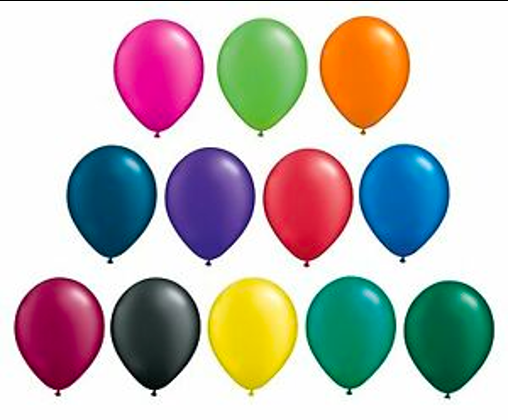
#> input picture opencv-basic/img/balloon.png, 508 x 420 px
$ python flipImage.py
#> lines starting #> are read from the running program, lines starting #| are printed output that depends on the picture
import cv2
import imutils

filepath = './img/balloon.png'

image = cv2.imread(filepath)
#> image is the input picture: shape (420, 508, 3); mean B, G, R 182.3, 185.9, 190.7

cv2.imshow("Original Image", image)
cv2.waitKey()

image_rotate = imutils.rotate(image, 45)  # Nguoc chieu kim dong ho
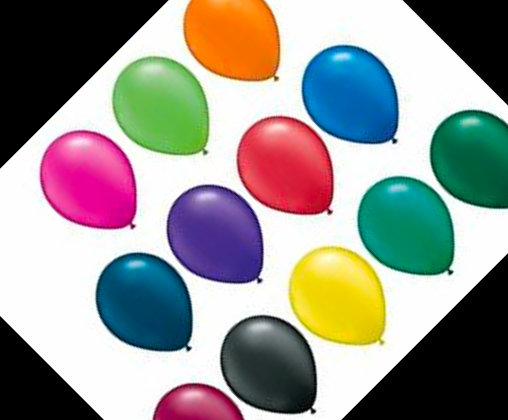
#> image_rotate: shape (420, 508, 3); mean B, G, R 143, 147.3, 149
cv2.imshow("Resized Image", image_rotate)
cv2.waitKey()

cv2.destroyAllWindows()

$ run again, with opencv-basic/img/group_people.png copied over opencv-basic/img/balloon.png
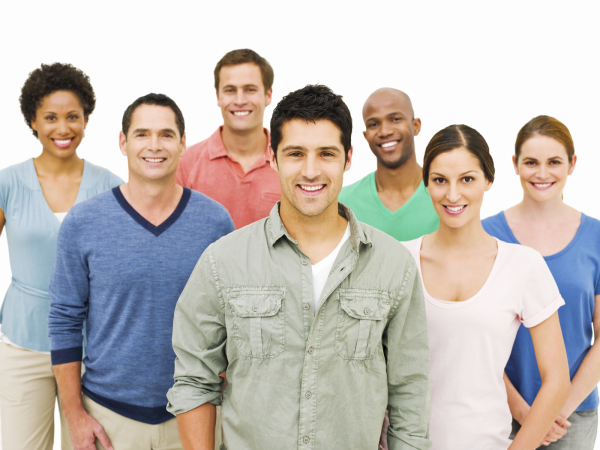
#> input picture opencv-basic/img/group_people.png, 600 x 450 px
#> image is the input picture: shape (450, 600, 3); mean B, G, R 182.7, 187.9, 194.6
#> `image_rotate = imutils.rotate(image, 45)`:
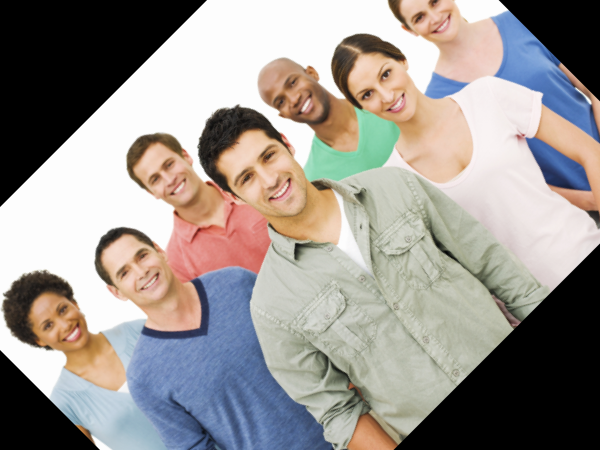
#> image_rotate: shape (450, 600, 3); mean B, G, R 143.7, 148.2, 153.9

$ run again, with opencv-basic/img/sudoku.jpg saved as opencv-basic/img/balloon.png
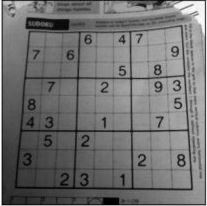
#> input picture opencv-basic/img/sudoku.jpg, 207 x 206 px
#> image is the input picture: shape (206, 207, 3); min 0, max 255, mean 112.7
#> `image_rotate = imutils.rotate(image, 45)`:
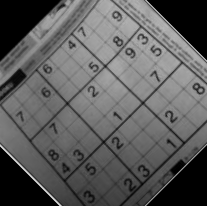
#> image_rotate: shape (206, 207, 3); min 0, max 212, mean 92
